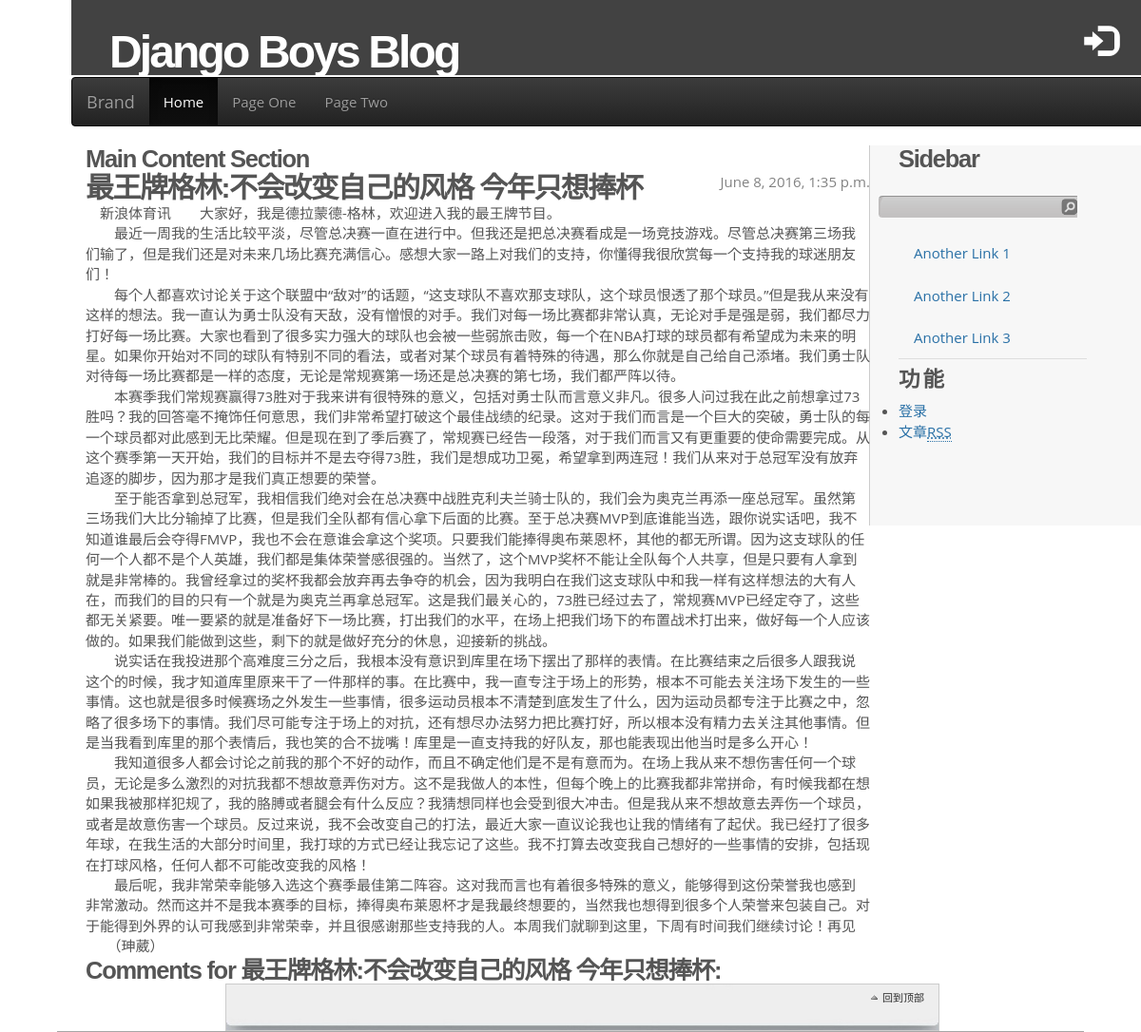
The app's page /post/1/ with its own data.
### zone/models.py (models this page shows, shortened)
class Post(models.Model):
    class Meta:
        verbose_name = u'文章'
        verbose_name_plural = u'文章'
    author = models.ForeignKey(User)
    title = models.CharField(max_length=200)
    text = models.TextField()
    created_date = models.DateTimeField(default=timezone.now)
    published_date = models.DateTimeField(blank=True, null=True)

### zone/views.py (the view)
# urls.py: url(r'^post/(?P<pk>[0-9]+)/$',views.post_detail),
def post_detail(request,pk):
	post = get_object_or_404(Post,pk=pk)
	return render(request,'zone/post_detail.html',{'post':post} )

### zone/templates/zone/post_detail.html (shortened to what this page needs)
{% extends 'zone/base.html' %}
{% load threadedcomments_tags %}
{% block content %}
<div >
    <div class="date ">
        {% if post.published_date %}
            {{ post.published_date }}
        {% else %}
            {% if user.is_authenticated %}
                <a class="btn btn-default" href="{% url 'zone.views.post_publish' pk=post.pk %}">Publish</a>
            {% endif %}
        {% endif %}
    </div>
    <h1>{{ post.title }}</h1>
    <p>{{ post.text|linebreaks }}</p>
	<h2>Comments for {{ post.title }}:</h2>
	</div>
{% endblock %}

### static/css/blog.css (style rules this page uses)
h1, h2, h3, h4 { font-family: Microsoft YaHei, sans-serif; }
.date { float: right; color: #828282; }
body, div, dl, dt, dd, ul, ol, li, h1, h2, h3, h4, h5, h6, pre, form, fieldset, input, textarea, blockquote, p, fieldset { margin: 0; padding: 0; }
body { color: #555; font-family: 'Open Sans', 'Helvetica Neue', "Hiragino Sans GB", sans-serif, Arial, Verdana, "BitStream vera Sans", Tahoma, Helvetica, Sans-serif; font-size: 15px; }
h1, h2, h3, h4, h5, h6 { font-weight: bold; letter-spacing: -0.05em; font-family: 'Microsoft YaHei', Arial; }
h1 { font-size: 200% ; }
h2 { font-size: 170% ; }
#navigation { background: #FFF; border-bottom: 1px solid #A6A6A6; width: 90%; margin-left: auto; margin-right: auto; }

### records on screen
Post: published_date "June 8, 2016, 1:35 p.m.", title "最王牌格林:不会改变自己的风格 今年只想捧杯", text "新浪体育讯 大家好，我是德拉蒙德-格林，欢迎进入我的最王牌节目。 最近一周我的生活比较平淡，尽管总决赛一直在进行中。但我还是把总决赛看成是一场竞技游戏。尽管总决赛第三场我们输了，但是我们还是对未来几场比赛充满信心。感想大家一路上对我们的支持，你懂得我很欣赏每一个支持我的球迷朋友们！ 每个人都喜欢讨论关于这个联盟中“敌对”的话题，“这支球队不喜欢那支球队，这个球员恨透了那个球员。”但是我从来没有这样的想法。我一直认为勇士队没有天敌，没有憎恨的对手。我们对每一场比赛都非常认真，无论对手是强是弱，我们都尽力打好每一场比赛。大家也看到了很多实力强大的球队也会被一些弱旅击败，每一个在NBA打球的球员都有希望成为未来的明星。如果你开始对不同的球队有特别不同的看法，或者对某个球员有着特殊的待遇，那么你就是自己给自己添堵。我们勇士队对待每一场比赛都是一样的态度，无论是常规赛第一场还是总决赛的第七场，我们都严阵以待。 本赛季我们常规赛赢得73胜对于我来讲有很特殊的意义，包括对勇士队而言意义非凡。很多人问过我在此之前想拿过73胜吗？我的回答毫不掩饰任何意思，我们非常希望打破这个最佳战绩的纪录。这对于我们而言是一个巨大的突破，勇士队的每一个球员都对此感到无比荣耀。但是现在到了季后赛了，常规赛已经告一段落，对于我们而言又有更重要的使命需要完成。从这个赛季第一天开始，我们的目标并不是去夺得73胜，我们是想成功卫冕，希望拿到两连冠！我们从来对于总冠军没有放弃追逐的脚步，因为那才是我们真正想要的荣誉。…"
